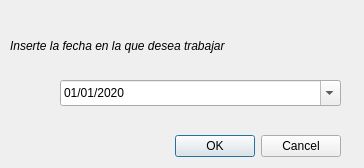
<?xml version="1.0" encoding="UTF-8"?>
<ui version="4.0">
 <class>Dialog</class>
 <widget class="QDialog" name="Dialog">
  <property name="geometry">
   <rect>
    <x>0</x>
    <y>0</y>
    <width>364</width>
    <height>168</height>
   </rect>
  </property>
  <property name="windowTitle">
   <string>Cambiar la Fecha de Trabajo</string>
  </property>
  <widget class="QDialogButtonBox" name="buttonBox">
   <property name="geometry">
    <rect>
     <x>80</x>
     <y>130</y>
     <width>261</width>
     <height>32</height>
    </rect>
   </property>
   <property name="orientation">
    <enum>Qt::Horizontal</enum>
   </property>
   <property name="standardButtons">
    <set>QDialogButtonBox::Cancel|QDialogButtonBox::Ok</set>
   </property>
  </widget>
  <widget class="QLabel" name="label">
   <property name="geometry">
    <rect>
     <x>10</x>
     <y>30</y>
     <width>331</width>
     <height>31</height>
    </rect>
   </property>
   <property name="font">
    <font>
     <weight>50</weight>
     <italic>true</italic>
     <bold>false</bold>
     <underline>false</underline>
    </font>
   </property>
   <property name="text">
    <string>Inserte la fecha en la que desea trabajar</string>
   </property>
  </widget>
  <widget class="QDateEdit" name="dateEditSession">
   <property name="geometry">
    <rect>
     <x>60</x>
     <y>80</y>
     <width>281</width>
     <height>26</height>
    </rect>
   </property>
   <property name="minimumDate">
    <date>
     <year>2020</year>
     <month>1</month>
     <day>1</day>
    </date>
   </property>
   <property name="displayFormat">
    <string>dd/MM/yyyy</string>
   </property>
   <property name="calendarPopup">
    <bool>true</bool>
   </property>
  </widget>
 </widget>
 <resources/>
 <connections>
  <connection>
   <sender>buttonBox</sender>
   <signal>accepted()</signal>
   <receiver>Dialog</receiver>
   <slot>accept()</slot>
   <hints>
    <hint type="sourcelabel">
     <x>248</x>
     <y>254</y>
    </hint>
    <hint type="destinationlabel">
     <x>157</x>
     <y>274</y>
    </hint>
   </hints>
  </connection>
  <connection>
   <sender>buttonBox</sender>
   <signal>rejected()</signal>
   <receiver>Dialog</receiver>
   <slot>reject()</slot>
   <hints>
    <hint type="sourcelabel">
     <x>316</x>
     <y>260</y>
    </hint>
    <hint type="destinationlabel">
     <x>286</x>
     <y>274</y>
    </hint>
   </hints>
  </connection>
 </connections>
</ui>
